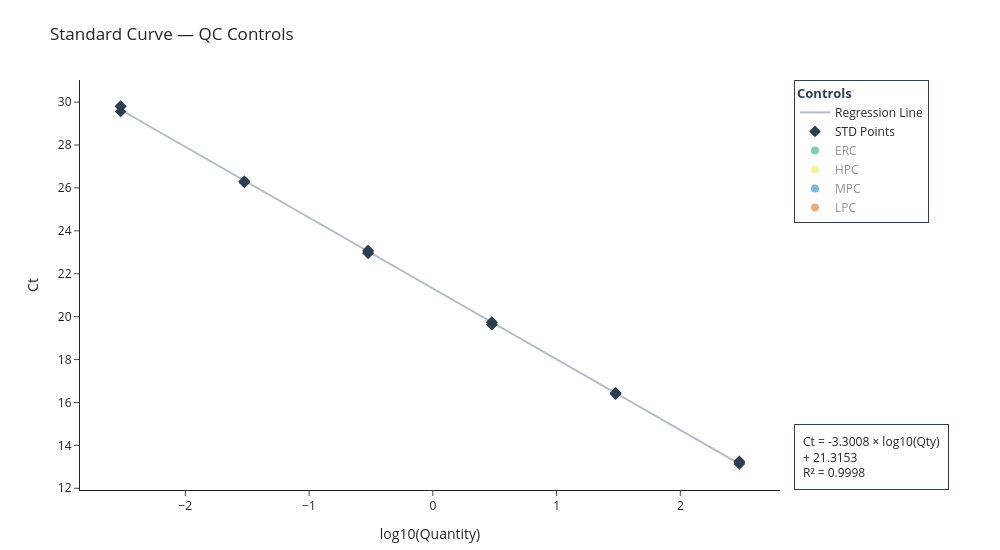
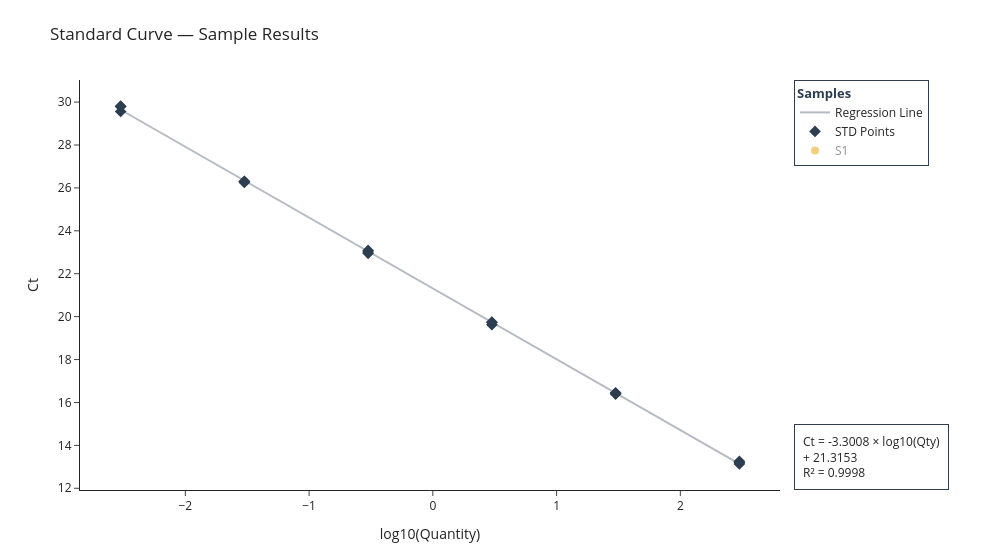

The cell these charts' notebook holds for them, in order:
### Markdown cell above
## Create Prototype Graphs

Two interactive Plotly figures, both showing the standard curve (Ct vs log10(Quantity)) with the regression line and STD points always visible. Every other group is its own toggleable trace — click a legend entry to show/hide it — starting hidden so each plot opens clean.

### Code cell
# Standard curve (Ct vs log10(Quantity)) with an interactive QC-controls overlay and
# a separate interactive samples overlay. Overlay points use each well's OWN
# back-calculated Quantity (the "quantity" column, i.e. its Ct run back through the
# curve equation) rather than a known/expected concentration — this shows where a
# well's observed Ct falls within the curve's dynamic range (interpolated vs.
# extrapolated beyond the standards). Recovery/bias against a known target is already
# covered numerically by the %Recovery / %Bias suitability tables above; this view
# complements rather than repeats those.
import numpy as np
import plotly.graph_objects as go

# Colorblind-safe categorical palette (Okabe & Ito, 2008) — reused in a fixed order
# across both plots below
OKABE_ITO = ["#E69F00", "#56B4E9", "#009E73", "#F0E442", "#0072B2", "#D55E00", "#CC79A7", "#000000"]

_equation_text = (
    f"Ct = {curve_slope:.4f} × log10(Qty)<br>+ {curve_intercept:.4f}<br>R² = {curve_r2:.4f}"
)

_std_log_qty = np.log10(ref_std_df["quantity"])
_line_x = np.linspace(_std_log_qty.min(), _std_log_qty.max(), 100)
_line_y = curve_slope * _line_x + curve_intercept


def _prep_points(data):
    """Rows with a determined Ct and a positive back-calculated Quantity, plus log10(Quantity)"""
    valid = data["quantity"].notna() & (data["quantity"] > 0) & data["ct"].notna()
    points = data.loc[valid, ["sample_name", "ct", "quantity"]].copy()
    points["log_qty"] = np.log10(points["quantity"])
    return points


def build_curve_figure(title, overlay_groups, legend_title=None):
    """overlay_groups: list of (legend label, dataframe, color) — each rendered as its
    own toggleable trace, starting hidden (click its legend entry to show it).
    legend_title: if given, boxes the legend with this title (top right) and moves the
    equation/R² annotation to the bottom right so the two don't compete for space"""
    fig = go.Figure()

    fig.add_trace(go.Scatter(
        x=_line_x, y=_line_y, mode="lines", name="Regression Line",
        line=dict(color="#2C3E50", width=2), opacity=0.35, hoverinfo="skip",
    ))

    std_points = _prep_points(ref_std_df)
    fig.add_trace(go.Scatter(
        x=std_points["log_qty"], y=std_points["ct"], mode="markers", name="STD Points",
        marker=dict(color="#2C3E50", size=9, symbol="diamond"),
        customdata=std_points[["sample_name", "quantity"]],
        hovertemplate="<b>%{customdata[0]}</b><br>Ct=%{y:.2f}<br>Quantity=%{customdata[1]:.4g}"
                      "<br>log10(Qty)=%{x:.3f}<extra></extra>",
    ))

    for label, data, color in overlay_groups:
        points = _prep_points(data)
        fig.add_trace(go.Scatter(
            x=points["log_qty"], y=points["ct"], mode="markers", name=label,
            marker=dict(color=color, size=8),
            customdata=points[["sample_name", "quantity"]],
            hovertemplate="<b>%{customdata[0]}</b><br>Ct=%{y:.2f}<br>Quantity=%{customdata[1]:.4g}"
                          "<br>log10(Qty)=%{x:.3f}<extra></extra>",
            visible="legendonly",
        ))

    # Equation/R² box: bottom right if the legend is boxed at top right, else top right
    _eq_y, _eq_yanchor = (0.0, "bottom") if legend_title else (1.0, "top")
    fig.add_annotation(
        xref="paper", yref="paper", x=1.02, y=_eq_y, xanchor="left", yanchor=_eq_yanchor,
        text=_equation_text, showarrow=False, align="left",
        bordercolor="#2C3E50", borderwidth=1, borderpad=8, bgcolor="#FFFFFF",
    )

    if legend_title:
        legend = dict(
            title=dict(text=f"<b>{legend_title}</b>", font=dict(size=13, color="#2C3E50")),
            bordercolor="#2C3E50", borderwidth=1, bgcolor="#FFFFFF",
            x=1.02, y=1.0, xanchor="left", yanchor="top",
        )
    else:
        legend = dict(title=dict(text="Click to show/hide"))

    fig.update_layout(
        title=title,
        xaxis_title="log10(Quantity)",
        yaxis_title="Ct",
        template="simple_white",
        legend=legend,
        margin=dict(r=220, t=80, b=60),
        width=1000,
        height=550,
    )
    return fig


# Plot 1: Standard Curve with QC Controls — one toggleable trace per control_type
control_groups = [
    (control_type, controls_df[controls_df["control_type"] == control_type], OKABE_ITO[i])
    for i, control_type in enumerate(["NTC", "NEC", "ERC", "HPC", "MPC", "LPC"])
]
fig_controls = build_curve_figure("Standard Curve — QC Controls", control_groups, legend_title="Controls")
fig_controls.show()

# Plot 2: Standard Curve with Samples — one toggleable trace per Base Sample (Sample #),
# labeled with its Sample Name if one was filled in above
_base_samples_for_plot = sorted(samples_df["base_sample"].unique())
sample_groups = [
    (
        f"{base} — {sample_display_names[base]}" if sample_display_names.get(base) else base,
        samples_df[samples_df["base_sample"] == base],
        OKABE_ITO[i % len(OKABE_ITO)],
    )
    for i, base in enumerate(_base_samples_for_plot)
]
fig_samples = build_curve_figure("Standard Curve — Sample Results", sample_groups, legend_title="Samples")
fig_samples.show()

### Figure 1 — Plotly figure (JSON) as saved in the notebook; plotly's stock layout.template omitted (floating-point values rounded to 4 significant figures)
{"data": [{"hoverinfo": "skip", "line": {"color": "#2C3E50", "width": 2}, "mode": "lines", "name": "Regression Line", "opacity": 0.35, "type": "scatter", "x": [-2.523, -2.472, -2.422, -2.371, -2.321, -2.27, -2.22, -2.169, -2.119, -2.068, -2.018, -1.967, -1.917, -1.866, -1.816, -1.765, -1.715, -1.664, -1.614, -1.563, -1.513, -1.462, -1.412, -1.361, -1.311, -1.26, -1.21, -1.159, -1.109, -1.058, -1.008, -0.9572, -0.9067, -0.8562, -0.8057, -0.7552, -0.7047, -0.6542, -0.6037, -0.5532, -0.5027, -0.4522, -0.4017, -0.3512, -0.3007, -0.2502, -0.1996, -0.1491, -0.09864, -0.04813, 0.002374, 0.05288, 0.1034, 0.1539, 0.2044, 0.2549, 0.3054, 0.3559, 0.4064, 0.4569, 0.5074, 0.5579, 0.6084, 0.6589, 0.7094, 0.7599, 0.8105, 0.861, 0.9115, 0.962, 1.012, 1.063, 1.113, 1.164, 1.214, 1.265, 1.316, 1.366, 1.417, 1.467, 1.518, 1.568, 1.619, 1.669, 1.72, 1.77, 1.821, 1.871, 1.922, 1.972, 2.023, 2.073, 2.124, 2.174, 2.225, 2.275, 2.326, 2.376, 2.427, 2.477], "y": [29.64, 29.48, 29.31, 29.14, 28.98, 28.81, 28.64, 28.48, 28.31, 28.14, 27.98, 27.81, 27.64, 27.48, 27.31, 27.14, 26.98, 26.81, 26.64, 26.48, 26.31, 26.14, 25.98, 25.81, 25.64, 25.48, 25.31, 25.14, 24.98, 24.81, 24.64, 24.47, 24.31, 24.14, 23.97, 23.81, 23.64, 23.47, 23.31, 23.14, 22.97, 22.81, 22.64, 22.47, 22.31, 22.14, 21.97, 21.81, 21.64, 21.47, 21.31, 21.14, 20.97, 20.81, 20.64, 20.47, 20.31, 20.14, 19.97, 19.81, 19.64, 19.47, 19.31, 19.14, 18.97, 18.81, 18.64, 18.47, 18.31, 18.14, 17.97, 17.81, 17.64, 17.47, 17.31, 17.14, 16.97, 16.81, 16.64, 16.47, 16.31, 16.14, 15.97, 15.81, 15.64, 15.47, 15.31, 15.14, 14.97, 14.81, 14.64, 14.47, 14.31, 14.14, 13.97, 13.81, 13.64, 13.47, 13.31, 13.14]}, {"customdata": [["STD 300", 300], ["STD 300", 300], ["STD 300", 300], ["STD 30", 30], ["STD 30", 30], ["STD 30", 30], ["STD 3", 3], ["STD 3", 3], ["STD 3", 3], ["STD 0.3", 0.3], ["STD 0.3", 0.3], ["STD 0.3", 0.3], ["STD 0.03", 0.03], ["STD 0.03", 0.03], ["STD 0.03", 0.03], ["STD 0.003", 0.003], ["STD 0.003", 0.003], ["STD 0.003", 0.003]], "hovertemplate": "<b>%{customdata[0]}</b><br>Ct=%{y:.2f}<br>Quantity=%{customdata[1]:.4g}<br>log10(Qty)=%{x:.3f}<extra></extra>", "marker": {"color": "#2C3E50", "size": 9, "symbol": "diamond"}, "mode": "markers", "name": "STD Points", "type": "scatter", "x": [2.477, 2.477, 2.477, 1.477, 1.477, 1.477, 0.4771, 0.4771, 0.4771, -0.5229, -0.5229, -0.5229, -1.523, -1.523, -1.523, -2.523, -2.523, -2.523], "y": [13.26, 13.19, 13.14, 16.39, 16.42, 16.45, 19.62, 19.74, 19.74, 22.95, 23.02, 23.08, 26.3, 26.31, 26.25, 29.56, 29.81, 29.79]}, {"customdata": [], "hovertemplate": "<b>%{customdata[0]}</b><br>Ct=%{y:.2f}<br>Quantity=%{customdata[1]:.4g}<br>log10(Qty)=%{x:.3f}<extra></extra>", "marker": {"color": "#E69F00", "size": 8}, "mode": "markers", "name": "NTC", "type": "scatter", "visible": "legendonly", "x": [], "y": []}, {"customdata": [], "hovertemplate": "<b>%{customdata[0]}</b><br>Ct=%{y:.2f}<br>Quantity=%{customdata[1]:.4g}<br>log10(Qty)=%{x:.3f}<extra></extra>", "marker": {"color": "#56B4E9", "size": 8}, "mode": "markers", "name": "NEC", "type": "scatter", "visible": "legendonly", "x": [], "y": []}, {"customdata": [["ERC - 60", 42.72], ["ERC - 60", 41.11], ["ERC - 60", 43.68], ["ERC - 30", 19.71], ["ERC - 30", 20.04], ["ERC - 30", 20.47], ["ERC - 10", 6.942], ["ERC - 10", 6.842], ["ERC - 10", 6.791]], "hovertemplate": "<b>%{customdata[0]}</b><br>Ct=%{y:.2f}<br>Quantity=%{customdata[1]:.4g}<br>log10(Qty)=%{x:.3f}<extra></extra>", "marker": {"color": "#009E73", "size": 8}, "mode": "markers", "name": "ERC", "type": "scatter", "visible": "legendonly", "x": [1.631, 1.614, 1.64, 1.295, 1.302, 1.311, 0.8415, 0.8352, 0.8319], "y": [15.93, 15.99, 15.9, 17.04, 17.02, 16.99, 18.54, 18.56, 18.57]}, {"customdata": [["HPC - 190", 200.4], ["HPC - 190", 203.2], ["HPC - 190", 239.8]], "hovertemplate": "<b>%{customdata[0]}</b><br>Ct=%{y:.2f}<br>Quantity=%{customdata[1]:.4g}<br>log10(Qty)=%{x:.3f}<extra></extra>", "marker": {"color": "#F0E442", "size": 8}, "mode": "markers", "name": "HPC", "type": "scatter", "visible": "legendonly", "x": [2.302, 2.308, 2.38], "y": [13.72, 13.7, 13.46]}, {"customdata": [["MPC - 10", 10.64], ["MPC - 10", 10.68], ["MPC - 10", 11.64]], "hovertemplate": "<b>%{customdata[0]}</b><br>Ct=%{y:.2f}<br>Quantity=%{customdata[1]:.4g}<br>log10(Qty)=%{x:.3f}<extra></extra>", "marker": {"color": "#0072B2", "size": 8}, "mode": "markers", "name": "MPC", "type": "scatter", "visible": "legendonly", "x": [1.027, 1.028, 1.066], "y": [17.93, 17.92, 17.8]}, {"customdata": [["LPC - 5", 5.442], ["LPC - 5", 5.519], ["LPC - 5", 5.489]], "hovertemplate": "<b>%{customdata[0]}</b><br>Ct=%{y:.2f}<br>Quantity=%{customdata[1]:.4g}<br>log10(Qty)=%{x:.3f}<extra></extra>", "marker": {"color": "#D55E00", "size": 8}, "mode": "markers", "name": "LPC", "type": "scatter", "visible": "legendonly", "x": [0.7358, 0.7418, 0.7395], "y": [18.89, 18.87, 18.87]}], "layout": {"annotations": [{"align": "left", "bgcolor": "#FFFFFF", "bordercolor": "#2C3E50", "borderpad": 8, "borderwidth": 1, "showarrow": false, "text": "Ct = -3.3008 × log10(Qty)<br>+ 21.3153<br>R² = 0.9998", "x": 1.02, "xanchor": "left", "xref": "paper", "y": 0, "yanchor": "bottom", "yref": "paper"}], "height": 550, "legend": {"bgcolor": "#FFFFFF", "bordercolor": "#2C3E50", "borderwidth": 1, "title": {"font": {"color": "#2C3E50", "size": 13}, "text": "<b>Controls</b>"}, "x": 1.02, "xanchor": "left", "y": 1, "yanchor": "top"}, "margin": {"b": 60, "r": 220, "t": 80}, "title": {"text": "Standard Curve — QC Controls"}, "width": 1000, "xaxis": {"title": {"text": "log10(Quantity)"}}, "yaxis": {"title": {"text": "Ct"}}}}

### Figure 2 — Plotly figure (JSON) as saved in the notebook; plotly's stock layout.template omitted (floating-point values rounded to 4 significant figures)
{"data": [{"hoverinfo": "skip", "line": {"color": "#2C3E50", "width": 2}, "mode": "lines", "name": "Regression Line", "opacity": 0.35, "type": "scatter", "x": [-2.523, -2.472, -2.422, -2.371, -2.321, -2.27, -2.22, -2.169, -2.119, -2.068, -2.018, -1.967, -1.917, -1.866, -1.816, -1.765, -1.715, -1.664, -1.614, -1.563, -1.513, -1.462, -1.412, -1.361, -1.311, -1.26, -1.21, -1.159, -1.109, -1.058, -1.008, -0.9572, -0.9067, -0.8562, -0.8057, -0.7552, -0.7047, -0.6542, -0.6037, -0.5532, -0.5027, -0.4522, -0.4017, -0.3512, -0.3007, -0.2502, -0.1996, -0.1491, -0.09864, -0.04813, 0.002374, 0.05288, 0.1034, 0.1539, 0.2044, 0.2549, 0.3054, 0.3559, 0.4064, 0.4569, 0.5074, 0.5579, 0.6084, 0.6589, 0.7094, 0.7599, 0.8105, 0.861, 0.9115, 0.962, 1.012, 1.063, 1.113, 1.164, 1.214, 1.265, 1.316, 1.366, 1.417, 1.467, 1.518, 1.568, 1.619, 1.669, 1.72, 1.77, 1.821, 1.871, 1.922, 1.972, 2.023, 2.073, 2.124, 2.174, 2.225, 2.275, 2.326, 2.376, 2.427, 2.477], "y": [29.64, 29.48, 29.31, 29.14, 28.98, 28.81, 28.64, 28.48, 28.31, 28.14, 27.98, 27.81, 27.64, 27.48, 27.31, 27.14, 26.98, 26.81, 26.64, 26.48, 26.31, 26.14, 25.98, 25.81, 25.64, 25.48, 25.31, 25.14, 24.98, 24.81, 24.64, 24.47, 24.31, 24.14, 23.97, 23.81, 23.64, 23.47, 23.31, 23.14, 22.97, 22.81, 22.64, 22.47, 22.31, 22.14, 21.97, 21.81, 21.64, 21.47, 21.31, 21.14, 20.97, 20.81, 20.64, 20.47, 20.31, 20.14, 19.97, 19.81, 19.64, 19.47, 19.31, 19.14, 18.97, 18.81, 18.64, 18.47, 18.31, 18.14, 17.97, 17.81, 17.64, 17.47, 17.31, 17.14, 16.97, 16.81, 16.64, 16.47, 16.31, 16.14, 15.97, 15.81, 15.64, 15.47, 15.31, 15.14, 14.97, 14.81, 14.64, 14.47, 14.31, 14.14, 13.97, 13.81, 13.64, 13.47, 13.31, 13.14]}, {"customdata": [["STD 300", 300], ["STD 300", 300], ["STD 300", 300], ["STD 30", 30], ["STD 30", 30], ["STD 30", 30], ["STD 3", 3], ["STD 3", 3], ["STD 3", 3], ["STD 0.3", 0.3], ["STD 0.3", 0.3], ["STD 0.3", 0.3], ["STD 0.03", 0.03], ["STD 0.03", 0.03], ["STD 0.03", 0.03], ["STD 0.003", 0.003], ["STD 0.003", 0.003], ["STD 0.003", 0.003]], "hovertemplate": "<b>%{customdata[0]}</b><br>Ct=%{y:.2f}<br>Quantity=%{customdata[1]:.4g}<br>log10(Qty)=%{x:.3f}<extra></extra>", "marker": {"color": "#2C3E50", "size": 9, "symbol": "diamond"}, "mode": "markers", "name": "STD Points", "type": "scatter", "x": [2.477, 2.477, 2.477, 1.477, 1.477, 1.477, 0.4771, 0.4771, 0.4771, -0.5229, -0.5229, -0.5229, -1.523, -1.523, -1.523, -2.523, -2.523, -2.523], "y": [13.26, 13.19, 13.14, 16.39, 16.42, 16.45, 19.62, 19.74, 19.74, 22.95, 23.02, 23.08, 26.3, 26.31, 26.25, 29.56, 29.81, 29.79]}, {"customdata": [["S1 D1", 0.0004], ["S1 D1", 0.0004], ["S1 D1", 0.0003], ["S1 D1 S", 3.209], ["S1 D1 S", 3.376], ["S1 D1 S", 3.214], ["S1 D2 S", 3.209], ["S1 D2 S", 3.168], ["S1 D2 S", 3.046], ["S1 D3 S", 3.129], ["S1 D3 S", 3.036], ["S1 D3 S", 3.12], ["S1 D4 S", 3.171], ["S1 D4 S", 2.991], ["S1 D4 S", 3.056]], "hovertemplate": "<b>%{customdata[0]}</b><br>Ct=%{y:.2f}<br>Quantity=%{customdata[1]:.4g}<br>log10(Qty)=%{x:.3f}<extra></extra>", "marker": {"color": "#E69F00", "size": 8}, "mode": "markers", "name": "S1", "type": "scatter", "visible": "legendonly", "x": [-3.398, -3.398, -3.523, 0.5064, 0.5284, 0.507, 0.5064, 0.5008, 0.4838, 0.4954, 0.4822, 0.4942, 0.5012, 0.4758, 0.4851], "y": [32.36, 32.37, 32.82, 19.64, 19.57, 19.64, 19.64, 19.66, 19.72, 19.68, 19.72, 19.68, 19.66, 19.74, 19.71]}], "layout": {"annotations": [{"align": "left", "bgcolor": "#FFFFFF", "bordercolor": "#2C3E50", "borderpad": 8, "borderwidth": 1, "showarrow": false, "text": "Ct = -3.3008 × log10(Qty)<br>+ 21.3153<br>R² = 0.9998", "x": 1.02, "xanchor": "left", "xref": "paper", "y": 0, "yanchor": "bottom", "yref": "paper"}], "height": 550, "legend": {"bgcolor": "#FFFFFF", "bordercolor": "#2C3E50", "borderwidth": 1, "title": {"font": {"color": "#2C3E50", "size": 13}, "text": "<b>Samples</b>"}, "x": 1.02, "xanchor": "left", "y": 1, "yanchor": "top"}, "margin": {"b": 60, "r": 220, "t": 80}, "title": {"text": "Standard Curve — Sample Results"}, "width": 1000, "xaxis": {"title": {"text": "log10(Quantity)"}}, "yaxis": {"title": {"text": "Ct"}}}}
